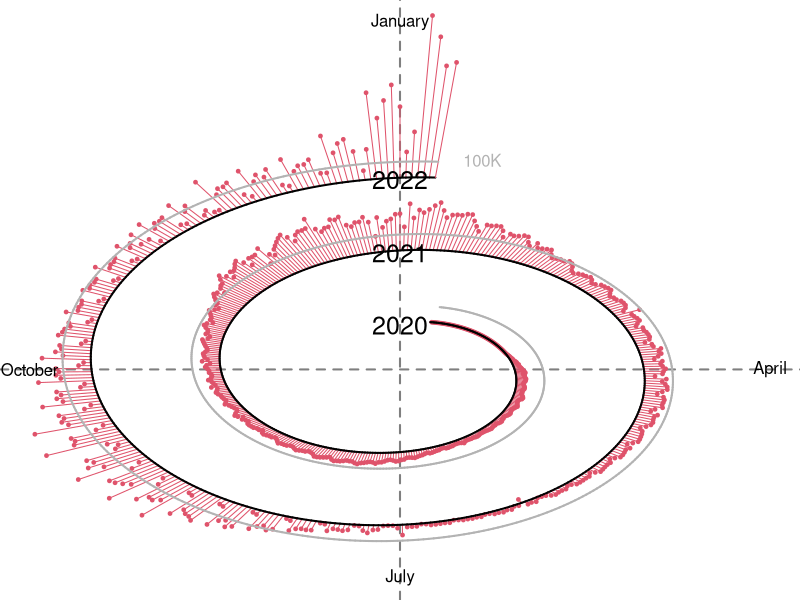

This figure's R source:
## Sprial plot of COVID-19 cases in the US
## Sourya Shrestha
## data from nytimes github repository downloaded Jan 7, 2022
data <- read.csv('us-covid.csv')

scale <- 7
a <- 2
b <- .5

## generate daily cases counts from cumulative cases, and extend to start from Jan 1, 2020

cases.s <- c(rep(0,times=20),diff(data$cases)/max(diff(data$cases))*scale)

## angle
theta <- seq(2*pi/365, by=2*pi/365, length=length(cases.s))

## radii based on Archimedean spiral
rr <- a+b*theta
rr.c <-a+cases.s + b*theta
rr.1k <- a+100000/max(diff(data$cases))*scale + b*theta


## changing to cartesian coordinates
xx <- rr*sin(theta)
yy <- rr*cos(theta)

xx.c <- rr.c*sin(theta)
yy.c <- rr.c*cos(theta)

xx.1k <- rr.1k*sin(theta)
yy.1k <- rr.1k*cos(theta)
 
 
## plot 
 
pdf(width=9,height=12,file='covid_spiral.pdf') 
par(mar=c(0,0,0,0))
plot(range(-9,9), range(-9,15), type='n', axes=F, xlab='', ylab='')
abline(v=0,lwd=2,col='grey50',lty=2)
abline(h=0,lwd=2,col='grey50',lty=2)


points(xx.c[-(1:20)],yy.c[-(1:20)],pch=19, col=2, cex=0.5)

for(j in 21:length(theta)){
	segments(xx[j-1],yy[j-1],xx[j],yy[j],col=1,lwd=2)
	segments(xx[j],yy[j],xx.c[j],yy.c[j],col=2)
	segments(xx.1k[j-1],yy.1k[j-1],xx.1k[j],yy.1k[j],col="grey70",lty=2,lwd=2)	
}

text(0,15,"January", cex=1)
text(9,0,"April", cex=1)
text(0,-9,"July", cex=1)
text(-9,0,"October", cex=1)

text(0,a-.1,"2020", cex=1.5)
text(0,a-.1+ 0.5*2*pi,"2021", cex=1.5)
text(0,a-.1 + 0.5*4*pi,"2022", cex=1.5)

text(2,a+.2 + 0.5*4*pi + 0.55,"100K", cex=1,col="grey70")

dev.off()
